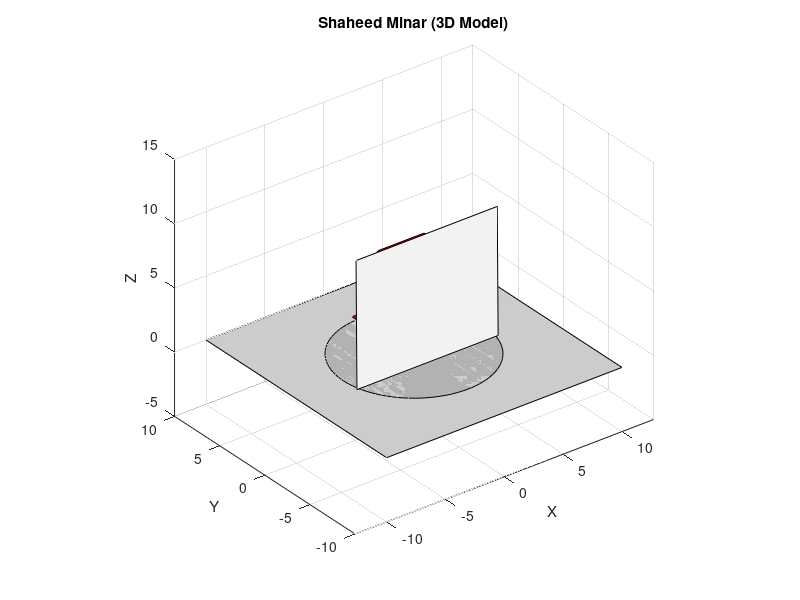

Recreate this plot in MATLAB.
clc;
clear;
figure
hold on
axis equal
xlabel('X');
ylabel('Y');
zlabel('Z');
title('Shaheed Minar (3D Model)');
view(45,30)
grid on

% Function to draw a block
drawBlock = @(x,y,z,l,w,h,color) fill3( ...
    [x x+l x+l x x], ...
    [y y y+w y+w y], ...
    [z z z z z]+h, color, 'FaceAlpha', 1);

% Base platform
fill3([-10 10 10 -10], [-10 -10 10 10], [0 0 0 0], [0.8 0.8 0.8]);

% Central Column (Tallest)
drawBlock(-0.5, -1, 0, 1, 2, 8, 'r');

% Side Columns (medium)
drawBlock(-2.5, -1, 0, 1, 2, 6, 'r');
drawBlock(1.5, -1, 0, 1, 2, 6, 'r');

% Edge Columns (shortest)
drawBlock(-4.5, -1, 0, 1, 2, 4, 'r');
drawBlock(3.5, -1, 0, 1, 2, 4, 'r');

% Horizontal bar on top of central column
fill3([-2 2 2 -2], [1.2 1.2 1.5 1.5], [8 8 8 8], 'r');

% Back Wall to highlight the columns
fill3([-6 6 6 -6], [-1.5 -1.5 -1.4 -1.4], [0 0 10 10], [1 1 1]*0.95);

% Optional: Circular base design
theta = linspace(0, 2*pi, 100);
r = 6;
x = r*cos(theta);
y = r*sin(theta);
z = zeros(size(x));
fill3(x, y, z, [0.7 0.7 0.7]);

hold off
